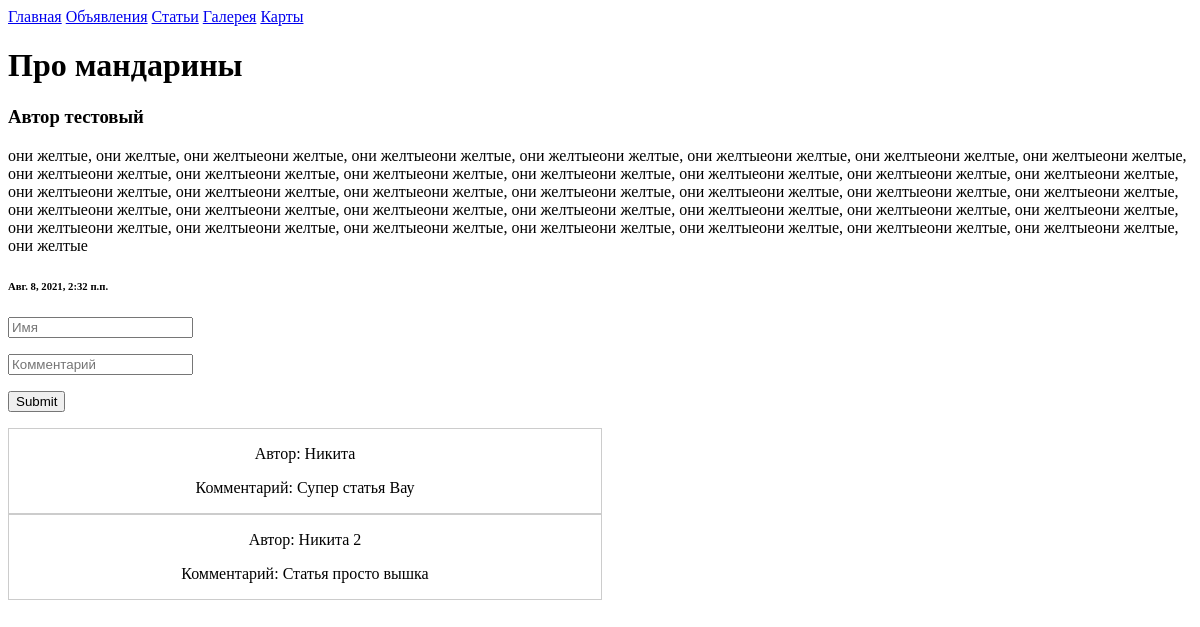
/blog/1, run on an earlier commit of the app's database.
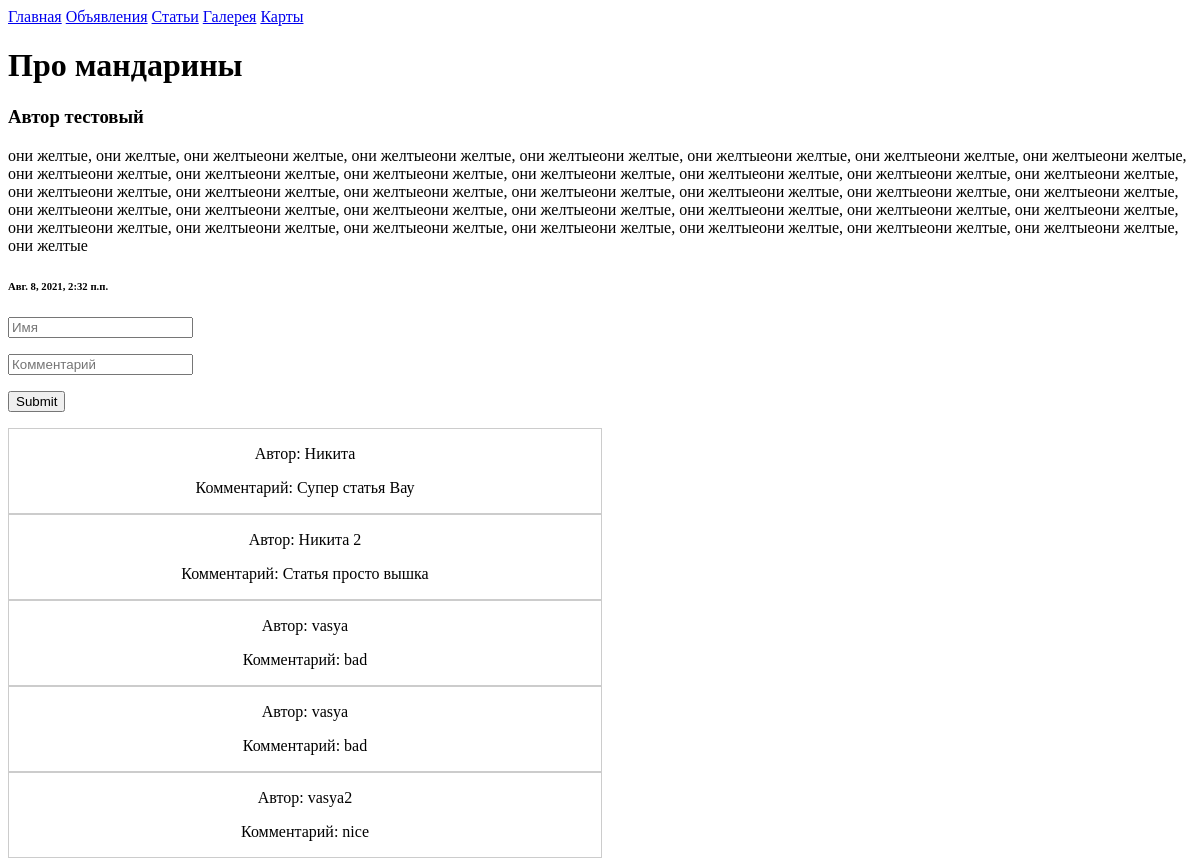
And on a later commit of the database.
### MySyte/apps/blog/models.py (models this page shows, shortened)
class Blog_comments(models.Model):
	name = models.CharField('Имя автора', max_length=100)
	comment = models.TextField('комментарий')
	date = models.DateTimeField('Дата', auto_now_add=True)
	article = models.ForeignKey(Blog_articles, on_delete=models.CASCADE, null=True, verbose_name='Статья')
	class Meta:
		verbose_name = 'Комментарий'
		verbose_name_plural = 'Комментарии'

### MySyte/apps/blog/views.py (the view)
# urls.py: path('<int:article_id>', views.article, name='article'),
def article(request, article_id):
	article = Blog_articles.objects.get(id=article_id)
	comments = Blog_comments.objects.filter(article=article)
	if request.method == 'POST':
		Create_new_comment(request)
	return render(request, 'blog/article.html', {'article':article, 'comments': comments})

### MySyte/templates/blog/article.html (shortened to what this page needs)
{% extends 'base.html' %}
{% load static %}
{% block body %}
	{% if article %}
		<h1>{{article.title}}</h1>
		<h3>{{article.autor}}</h3>
		<p>{{article.articles}}</p>
		<h6>{{article.date}}</h6>
	{% endif %}
	<form method="POST" action="{% url 'blog:article' article.id %}">
		<input type="text" name="name" placeholder="Имя">
		<p><input type="text" name="comment" placeholder='Комментарий'>
		<p><input type="submit" name="make_new_comment">
	</form>
	{% if comments %}
		{% for comment in comments %}
		<div style="border: 1px solid #ccc; width: 50%; text-align: center;">
			<p>Автор: {{comment.name}}</p>
			<p>Комментарий: {{comment.comment}}</p>
		</div>
		{% endfor %}
	{% endif %}
{% endblock %}

What changed in the data, as far as the page shows it:
added Blog_comments: name "vasya", comment "bad"
added Blog_comments: name "vasya", comment "bad"
added Blog_comments: name "vasya2", comment "nice"
